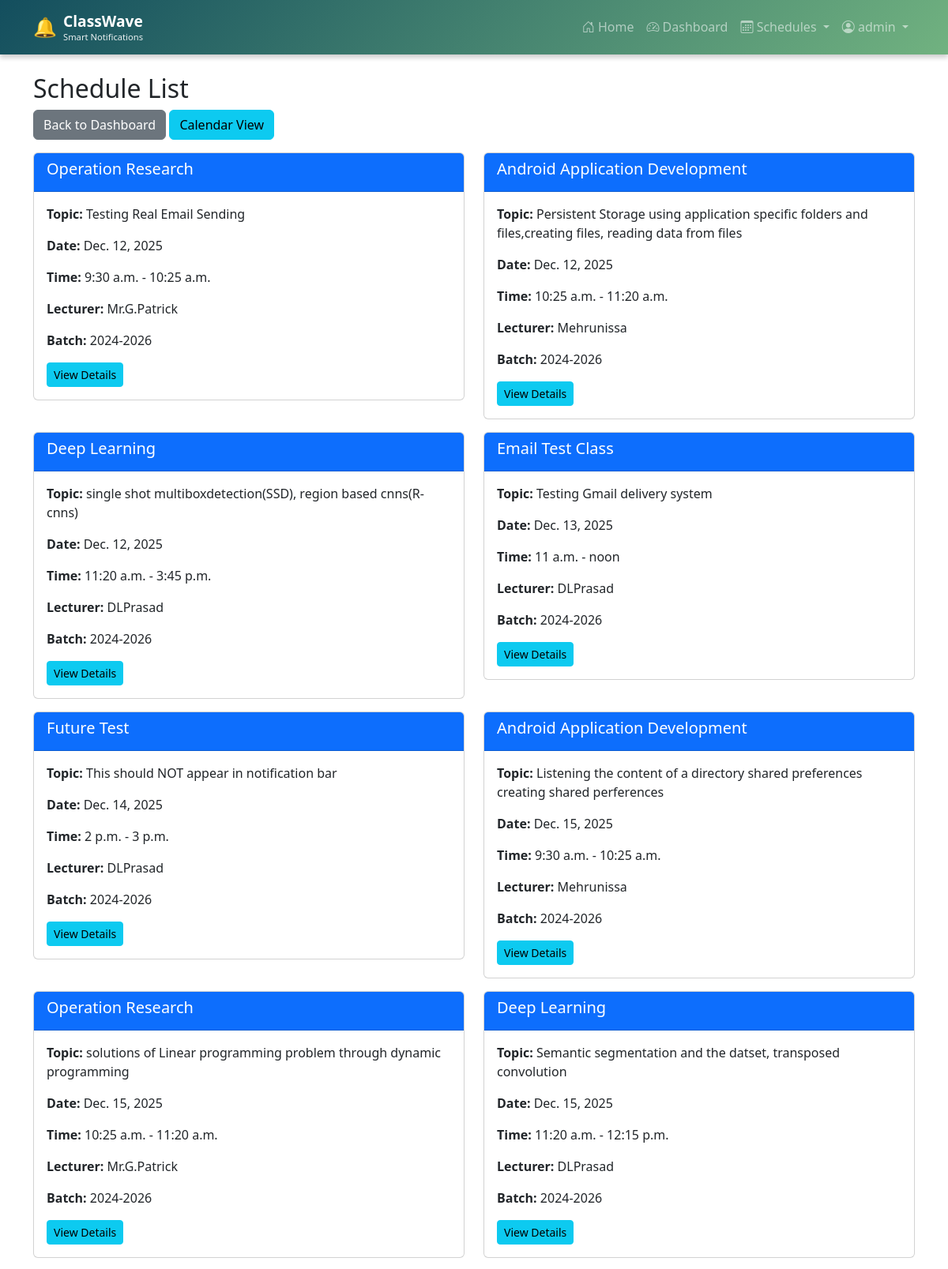
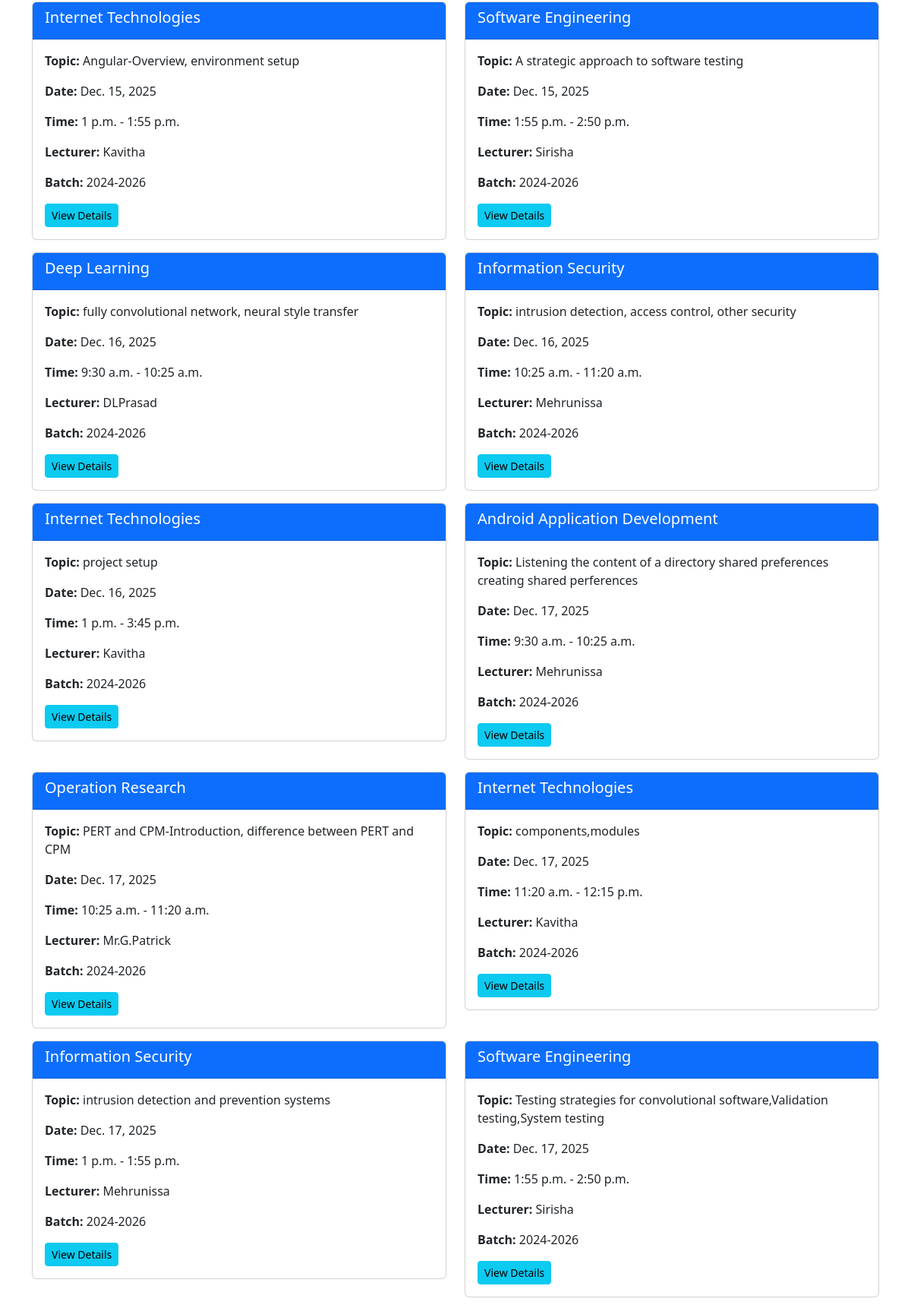
The app's page /schedules/list/ (signed in, upper part) with its own data (2 pictures, top to bottom).
### accounts/models.py (models this page shows, shortened)
class User(AbstractUser):
    USER_TYPE_CHOICES = (
        ('student', 'Student'),
        ('lecturer', 'Lecturer'),
    )
    user_type = models.CharField(max_length=10, choices=USER_TYPE_CHOICES)
    email = models.EmailField(unique=True)
    phone = models.CharField(max_length=15, blank=True, null=True)

### schedules/models.py (models this page shows, shortened)
class Schedule(models.Model):
    DAY_ORDER_CHOICES = (
        ('1', 'Day 1'),
        ('2', 'Day 2'),
        ('3', 'Day 3'),
        ('4', 'Day 4'),
        ('5', 'Day 5'),
        ('6', 'Day 6'),
    )
    subject_name = models.CharField(max_length=200)
    topic = models.CharField(max_length=300)
    lecturer = models.ForeignKey(User, on_delete=models.CASCADE, related_name='schedules')
    department = models.CharField(max_length=100, blank=True, null=True, help_text="Department for this schedule")
    day_order = models.CharField(max_length=1, choices=DAY_ORDER_CHOICES, blank=True, null=True, help_text="Day order (Day 1, Day 2, etc.)")
    date = models.DateField()
    start_time = models.TimeField()
    end_time = models.TimeField()
    batch = models.CharField(max_length=50, blank=True, null=True)
    students = models.ManyToManyField(User, related_name='assigned_schedules', blank=True)
    created_at = models.DateTimeField(auto_now_add=True)
    updated_at = models.DateTimeField(auto_now=True)
    class Meta:
        ordering = ['date', 'start_time']

### schedules/views.py (the view)
# urls.py: path('list/', views.schedule_list, name='schedule_list'),
@login_required
def schedule_list(request):
    if request.user.is_superuser:
        schedules = Schedule.objects.all().order_by('date', 'start_time')
    elif request.user.user_type == 'student':
        schedules = Schedule.objects.filter(students=request.user).order_by('date', 'start_time')
    else:
        schedules = Schedule.objects.filter(lecturer=request.user).order_by('date', 'start_time')
    return render(request, 'schedules/schedule_list.html', {'schedules': schedules})

### templates/schedules/schedule_list.html (shortened to what this page needs)
{% extends 'base.html' %}
{% block content %}
<div class="row">
    <div class="col-md-12">
        <h2>Schedule List</h2>
        <div class="mb-3">
            <a href="{% url 'dashboard' %}" class="btn btn-secondary">Back to Dashboard</a>
            <a href="{% url 'schedule_calendar' %}" class="btn btn-info">Calendar View</a>
        </div>
        {% if schedules %}
            <div class="row">
                {% for schedule in schedules %}
                    <div class="col-md-6 mb-3">
                        <div class="card">
                            <div class="card-header bg-primary text-white">
                                <h5>{{ schedule.subject_name }}</h5>
                            </div>
                            <div class="card-body">
                                <p><strong>Topic:</strong> {{ schedule.topic }}</p>
                                <p><strong>Date:</strong> {{ schedule.date }}</p>
                                <p><strong>Time:</strong> {{ schedule.start_time }} - {{ schedule.end_time }}</p>
                                <p><strong>Lecturer:</strong> {{ schedule.lecturer.get_full_name|default:schedule.lecturer.username }}</p>
                                {% if schedule.batch %}
                                    <p><strong>Batch:</strong> {{ schedule.batch }}</p>
                                {% endif %}
                                <a href="{% url 'schedule_detail' schedule.id %}" class="btn btn-sm btn-info">View Details</a>
                            </div>
                        </div>
                    </div>
                {% endfor %}
            </div>
        {% else %}
            <p class="alert alert-info">No schedules available.</p>
        {% endif %}
    </div>
</div>
{% endblock %}

### templates/base.html (shortened to what this page needs)
<!DOCTYPE html>
<html lang="en">
<head>
    <link href="https://cdn.jsdelivr.net/npm/bootstrap@5.3.0/dist/css/bootstrap.min.css" rel="stylesheet">
    <link rel="stylesheet" href="https://cdn.jsdelivr.net/npm/bootstrap-icons@1.11.0/font/bootstrap-icons.css">
</head>
<body>
    <nav class="navbar navbar-expand-lg navbar-dark" style="background: linear-gradient(135deg, #134E5E 0%, #71B280 100%); box-shadow: 0 4px 6px rgba(0,0,0,0.2);">
        <div class="container">
            <a class="navbar-brand d-flex align-items-center" href="{% url 'home' %}">
                <span class="me-2" style="font-size: 1.5rem;">🔔</span>
                <div class="d-flex flex-column">
                    <span class="fw-bold" style="font-size: 1.2rem;">ClassWave</span>
                    <small style="font-size: 0.7rem; opacity: 0.9; margin-top: -3px;">Smart Notifications</small>
                </div>
            </a>
            <div class="collapse navbar-collapse" id="navbarNav">
                <ul class="navbar-nav ms-auto">
                    <li class="nav-item">
                        <a class="nav-link" href="{% url 'home' %}">
                            <i class="bi bi-house-door"></i> Home
                        </a>
                    </li>
                    {% if user.is_authenticated %}
                        <li class="nav-item">
                            <a class="nav-link" href="{% url 'dashboard' %}">
                                <i class="bi bi-speedometer2"></i> Dashboard
                            </a>
                        </li>
                        <li class="nav-item dropdown">
                            <a class="nav-link dropdown-toggle" href="#" role="button" data-bs-toggle="dropdown">
                                <i class="bi bi-calendar3"></i> Schedules
                            </a>
                        </li>
                        <li class="nav-item dropdown">
                            <a class="nav-link dropdown-toggle" href="#" role="button" data-bs-toggle="dropdown">
                                <i class="bi bi-person-circle"></i> {{ user.username }}
                            </a>
                        </li>
                    {% endif %}
                </ul>
            </div>
        </div>
    </nav>
    <div class="container mt-4">
        {% block content %}{% endblock %}
    </div>
</body>
</html>

### records on screen
User: username "admin"
Schedule: subject_name "Operation Research", topic "Testing Real Email Sending", date "Dec. 12, 2025", start_time "9:30 a.m.", end_time "10:25 a.m.", lecturer.get_full_name "Mr.G.Patrick", batch "2024-2026"
Schedule: subject_name "Android Application Development", topic "Persistent Storage using application specific folders and files,creating files, reading data from files", date "Dec. 12, 2025", start_time "10:25 a.m.", end_time "11:20 a.m.", lecturer.get_full_name "Mehrunissa", batch "2024-2026"
Schedule: subject_name "Deep Learning", topic "single shot multiboxdetection(SSD), region based cnns(R-cnns)", date "Dec. 12, 2025", start_time "11:20 a.m.", end_time "3:45 p.m.", lecturer.get_full_name "DLPrasad", batch "2024-2026"
Schedule: subject_name "Email Test Class", topic "Testing Gmail delivery system", date "Dec. 13, 2025", start_time "11 a.m.", end_time "noon", lecturer.get_full_name "DLPrasad", batch "2024-2026"
Schedule: subject_name "Future Test", topic "This should NOT appear in notification bar", date "Dec. 14, 2025", start_time "2 p.m.", end_time "3 p.m.", lecturer.get_full_name "DLPrasad", batch "2024-2026"
Schedule: subject_name "Android Application Development", topic "Listening the content of a directory shared preferences creating shared perferences", date "Dec. 15, 2025", start_time "9:30 a.m.", end_time "10:25 a.m.", lecturer.get_full_name "Mehrunissa", batch "2024-2026"
Schedule: subject_name "Operation Research", topic "solutions of Linear programming problem through dynamic programming", date "Dec. 15, 2025", start_time "10:25 a.m.", end_time "11:20 a.m.", lecturer.get_full_name "Mr.G.Patrick", batch "2024-2026"
Schedule: subject_name "Deep Learning", topic "Semantic segmentation and the datset, transposed convolution", date "Dec. 15, 2025", start_time "11:20 a.m.", end_time "12:15 p.m.", lecturer.get_full_name "DLPrasad", batch "2024-2026"
Schedule: subject_name "Internet Technologies", topic "Angular-Overview, environment setup", date "Dec. 15, 2025", start_time "1 p.m.", end_time "1:55 p.m.", lecturer.get_full_name "Kavitha", batch "2024-2026"
Schedule: subject_name "Software Engineering", topic "A strategic approach to software testing", date "Dec. 15, 2025", start_time "1:55 p.m.", end_time "2:50 p.m.", lecturer.get_full_name "Sirisha", batch "2024-2026"
Schedule: subject_name "Deep Learning", topic "fully convolutional network, neural style transfer", date "Dec. 16, 2025", start_time "9:30 a.m.", end_time "10:25 a.m.", lecturer.get_full_name "DLPrasad", batch "2024-2026"
Schedule: subject_name "Information Security", topic "intrusion detection, access control, other security", date "Dec. 16, 2025", start_time "10:25 a.m.", end_time "11:20 a.m.", lecturer.get_full_name "Mehrunissa", batch "2024-2026"
Schedule: subject_name "Internet Technologies", topic "project setup", date "Dec. 16, 2025", start_time "1 p.m.", end_time "3:45 p.m.", lecturer.get_full_name "Kavitha", batch "2024-2026"
Schedule: subject_name "Android Application Development", topic "Listening the content of a directory shared preferences creating shared perferences", date "Dec. 17, 2025", start_time "9:30 a.m.", end_time "10:25 a.m.", lecturer.get_full_name "Mehrunissa", batch "2024-2026"
Schedule: subject_name "Operation Research", topic "PERT and CPM-Introduction, difference between PERT and CPM", date "Dec. 17, 2025", start_time "10:25 a.m.", end_time "11:20 a.m.", lecturer.get_full_name "Mr.G.Patrick", batch "2024-2026"
Schedule: subject_name "Internet Technologies", topic "components,modules", date "Dec. 17, 2025", start_time "11:20 a.m.", end_time "12:15 p.m.", lecturer.get_full_name "Kavitha", batch "2024-2026"
Schedule: subject_name "Information Security", topic "intrusion detection and prevention systems", date "Dec. 17, 2025", start_time "1 p.m.", end_time "1:55 p.m.", lecturer.get_full_name "Mehrunissa", batch "2024-2026"
Schedule: subject_name "Software Engineering", topic "Testing strategies for convolutional software,Validation testing,System testing", date "Dec. 17, 2025", start_time "1:55 p.m.", end_time "2:50 p.m.", lecturer.get_full_name "Sirisha", batch "2024-2026"
